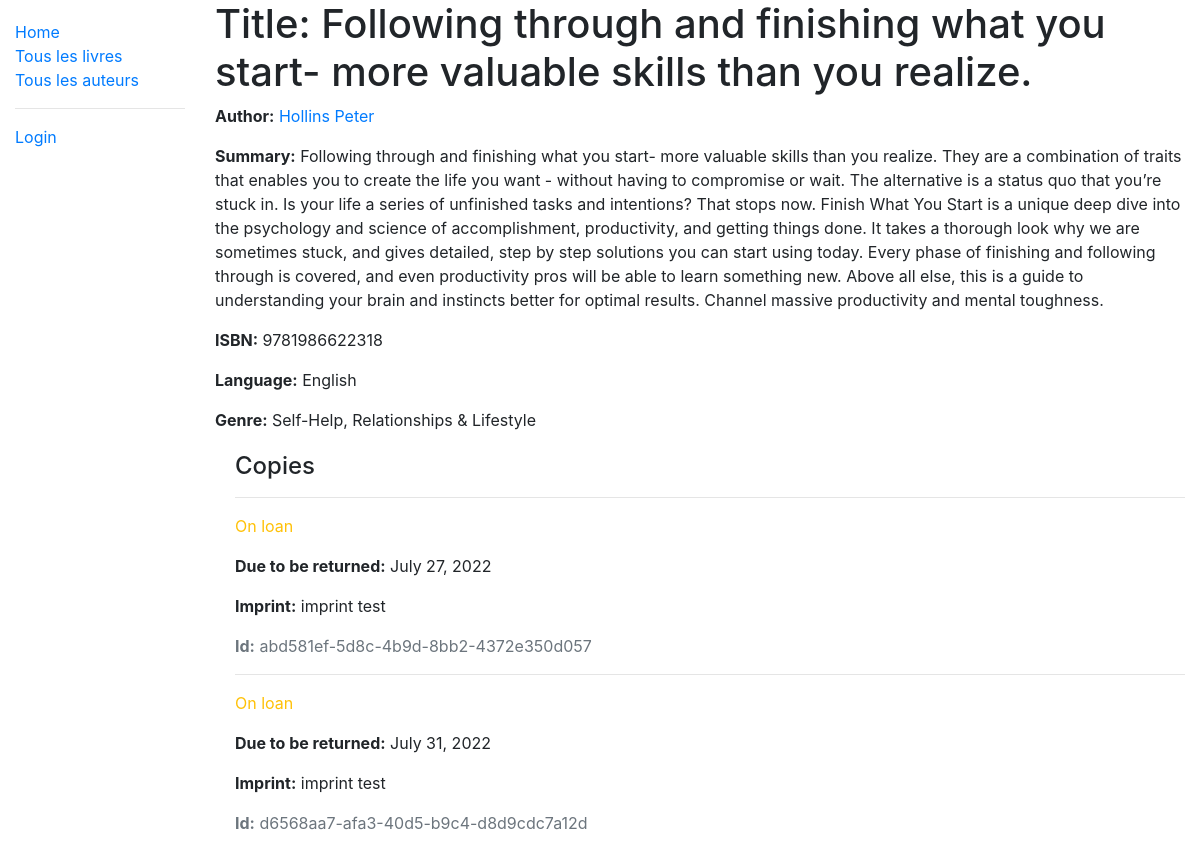
/catalog/book/1, run on the app's committed database.
### catalog/models.py (models this page shows, shortened)
class Book(models.Model):
    title = models.CharField(max_length=200)
    author = models.ForeignKey('Author', on_delete=models.SET_NULL, null=True)
    summary = models.TextField(max_length=1000, help_text='Enter a brief description of the book')
    isbn = models.CharField('ISBN', max_length=13, help_text='13 Character <a href="https://www.isbn-international.org/content/what-isbn">ISBN number</a>')
    genre = models.ManyToManyField(Genre, help_text='Select a genre for this book')
    language = models.ForeignKey('Language', on_delete=models.SET_NULL, help_text='Select a language', null=True)
    def display_genre(self):
        """Create a string for the Genre. This is required to display genre in Admin."""
        return ', '.join(genre.name for genre in self.genre.all()[:3])
    display_genre.short_description = 'Genre'

class Author(models.Model):
    first_name = models.CharField(max_length=100)
    last_name = models.CharField(max_length=100)
    date_of_birth = models.DateField(null=True, blank=True)
    date_of_death = models.DateField('Died', null=True, blank=True)
    class Meta:
        ordering = ['last_name', 'first_name']
    def __str__(self):
        return f'{self.last_name} {self.first_name}'

class Language(models.Model):
    LANGUAGES = (
        ('fr', 'French'),
        ('en', 'English'),
        ('ger', 'German'),
        ('jap', 'Japanese')
    )
    name = models.CharField(
       max_length=3,
       choices=LANGUAGES,
       default='en',
       help_text = "Language name"
    )

class Genre(models.Model):
    name = models.CharField(max_length=200, help_text='Enter a book genre (e.g. Science Fiction)')
    def __str__(self):
        return self.name

class BookInstance(models.Model):
    id = models.UUIDField(primary_key=True, default=uuid.uuid4, help_text='Unique ID for this particular book across whole library')
    book = models.ForeignKey('Book', on_delete=models.SET_NULL, null=True)
    imprint = models.CharField(max_length=200)
    due_back = models.DateField(null=True, blank=True)
    borrower = models.ForeignKey(User, on_delete=models.SET_NULL, null=True, blank=True)
    LOAN_STATUS = (
        ('m', 'Maintenance'),
        ('o', 'On loan'),
        ('a', 'Available'),
        ('r', 'Reserved'),
    )
    status = models.CharField(
        max_length=1,
        choices=LOAN_STATUS,
        blank=True,
        default='m',
        help_text='Book availability',
    )
    class Meta:
        ordering = ['due_back']
        permissions = (("can_mark_returned", "Set book as returned"),)

### catalog/views.py (the view)
# urls.py: path('book/<int:pk>', views.BookDetailView.as_view(), name='book-detail'),
class BookDetailView(DetailView):
    model = Book

### catalog/templates/catalog/book_detail.html
{% extends 'base_generic.html' %}
{% block content %}
    <h1>Title: {{ book.title }}</h1>
    <p><strong>Author:</strong> <a href="">{{ book.author }}</a></p>
    <p><strong>Summary:</strong> {{ book.summary }}</p>
    <p><strong>ISBN:</strong> {{ book.isbn }}</p>
    <p><strong>Language:</strong> {{ book.language.get_name_display }}</p>
    <p><strong>Genre:</strong> {{ book.genre.all|join:", " }}</p>
    {% if book.bookinstance_set.all %}
        <div style="margin-left:20px;margin-top:20px">
            <h4>Copies</h4>
            {% for copy in book.bookinstance_set.all %}
                <hr>
                <p class="{% if copy.status == 'a' %}text-success{% elif copy.status == 'm' %}text-danger{% else %}text-warning{% endif %}">
                {{ copy.get_status_display }}
                </p>
                {% if copy.status != 'a' %}
                <p><strong>Due to be returned:</strong> {{ copy.due_back }}</p>
                {% endif %}
                <p><strong>Imprint:</strong> {{ copy.imprint }}</p>
                <p class="text-muted"><strong>Id:</strong> {{ copy.id }}</p>
            {% endfor %}
        </div>
    {% endif %}
{% endblock content %}

### catalog/templates/base_generic.html (shortened to what this page needs)
<!DOCTYPE html>
<html lang="en">
<head>
  <link rel="stylesheet" href="https://stackpath.bootstrapcdn.com/bootstrap/4.1.3/css/bootstrap.min.css">
  {% load static %}
  <link rel="stylesheet" href="{% static 'css/styles.css' %}">
</head>
<body>
  <div class="container-fluid">
    <div class="row">
      <div class="col-sm-2">
          {% block sidebar %}
           <ul class="sidebar-nav">
               <li><a href="{% url 'index' %}">Home</a></li>
               <li><a href="{% url 'books' %}">Tous les livres</a></li>
               <li><a href="{% url 'authors' %}">Tous les auteurs</a></li>
               <hr>
               {% if user.is_authenticated %}
                <li>User: {{ user.get_username|capfirst }}</li>
                <li><a href="{% url 'my-borrowed' %}">Livres empruntés</a><strong> ({{ user.bookinstance_set.count }})</strong></li>
                <li><a href="{% url 'logout'%}?next={{request.path}}">Logout</a></li>
              {% else %}
                <li><a href="{% url 'login'%}?next={{request.path}}">Login</a></li>
              {% endif %}
           </ul>
          {% endblock %}
      </div>
         <div class="col-sm-10 ">
             {% block content %}
             {% endblock %}
         </div>
    </div>
  </div>
</body>
</html>

### catalog/static/css/styles.css (style rules this page uses)
.sidebar-nav { margin-top: 20px; padding: 0; list-style: none; }

### data on the page
Book: title "Following through and finishing what you start- more valuable skills than you realize.", author "Hollins Peter", summary "Following through and finishing what you start- more valuable skills than you realize. They are a combination of traits that enables you to create the life you want - without having to compromise or wait. The alternative is a status quo that you’re stuck in. Is your life a series of unfinished tasks and intentions? That stops now. Finish What You Start is a unique deep dive into the psychology and science of accomplishment, productivity, and getting things done. It takes a thorough look why we are sometimes stuck, and gives detailed, step by step solutions you can start using today. Every phase of finishing and following through is covered, and even productivity pros will be able to learn…", isbn "9781986622318", language.name "English", genre.all "Self-Help, Relationships & Lifestyle"
BookInstance: status "On loan", due_back "July 27, 2022", imprint "imprint test", id "abd581ef-5d8c-4b9d-8bb2-4372e350d057"
BookInstance: status "On loan", due_back "July 31, 2022", imprint "imprint test", id "d6568aa7-afa3-40d5-b9c4-d8d9cdc7a12d"
